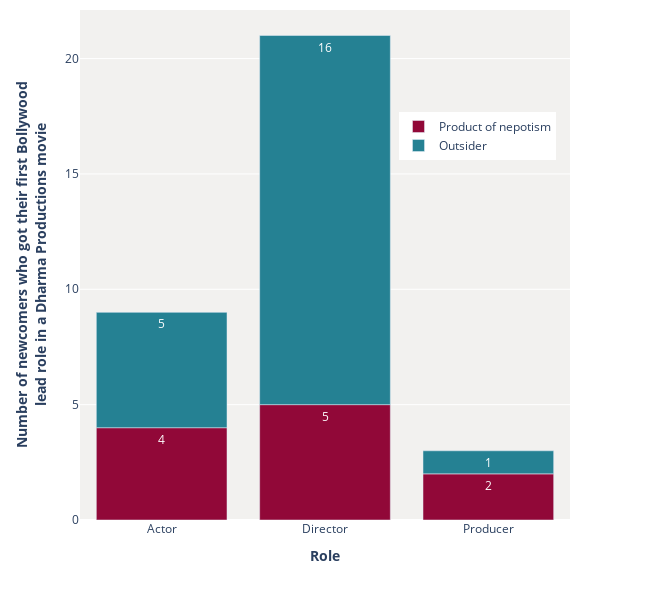

Write notebook code for a chart like this one.
### Code cell
# Visualize
fig = px.bar(df_crew_launched_structured, 
             x="Role", 
             y="Number", 
             color="Nepotic Status",
             text='Number',
             color_discrete_sequence = [color_plum, color_teal],
            )

fig.update_layout(
    autosize=False,
    width=650,
    height=600,
    xaxis = dict(title="<b> Role <b>", showgrid = False),
    yaxis = dict(title="<b> Number of newcomers who got their first Bollywood <br> lead role in a Dharma Productions movie <b>",
                showgrid = True),
    plot_bgcolor= 'rgba(242, 241, 239, 1)',
    margin=go.layout.Margin(
        t=10, #top margin
    ),
    legend=dict(
        title_text='',
        x=0.65,
        y=0.8)
)

fig.show()

fig.write_image("kj_new_comers.png", engine="kaleido", scale = 2)

### Figure 1 — Plotly figure (JSON) as saved in the notebook; plotly's stock layout.template omitted (floating-point values rounded to 4 significant figures)
{"data": [{"alignmentgroup": "True", "hovertemplate": "Nepotic Status=Product of nepotism<br>Role=%{x}<br>Number=%{text}<extra></extra>", "legendgroup": "Product of nepotism", "marker": {"color": "#910838"}, "name": "Product of nepotism", "offsetgroup": "Product of nepotism", "orientation": "v", "showlegend": true, "text": [4, 5, 2], "textposition": "auto", "type": "bar", "x": ["Actor", "Director", "Producer"], "xaxis": "x", "y": [4, 5, 2], "yaxis": "y"}, {"alignmentgroup": "True", "hovertemplate": "Nepotic Status=Outsider<br>Role=%{x}<br>Number=%{text}<extra></extra>", "legendgroup": "Outsider", "marker": {"color": "#258193"}, "name": "Outsider", "offsetgroup": "Outsider", "orientation": "v", "showlegend": true, "text": [5, 16, 1], "textposition": "auto", "type": "bar", "x": ["Actor", "Director", "Producer"], "xaxis": "x", "y": [5, 16, 1], "yaxis": "y"}], "layout": {"autosize": false, "barmode": "relative", "height": 600, "legend": {"title": {"text": ""}, "tracegroupgap": 0, "x": 0.65, "y": 0.8}, "margin": {"t": 10}, "plot_bgcolor": "rgba(242, 241, 239, 1)", "width": 650, "xaxis": {"anchor": "y", "autorange": true, "domain": [0, 1], "range": [-0.5, 2.5], "showgrid": false, "title": {"text": "<b> Role <b>"}, "type": "category"}, "yaxis": {"anchor": "x", "autorange": true, "domain": [0, 1], "range": [0, 22.11], "showgrid": true, "title": {"text": "<b> Number of newcomers who got their first Bollywood <br> lead role in a Dharma Productions movie <b>"}, "type": "linear"}}}
